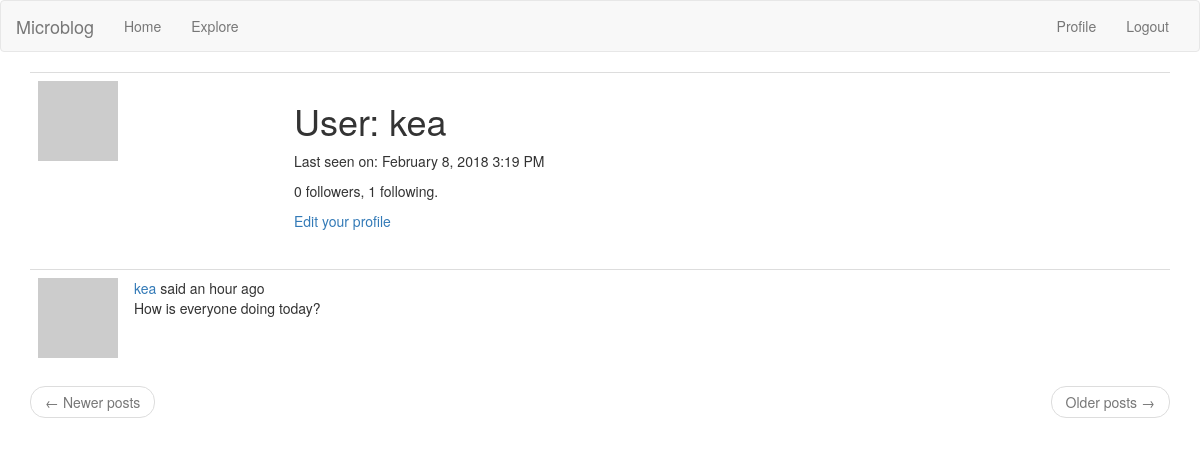
The page /user/kea (signed in) on the database as committed earlier.
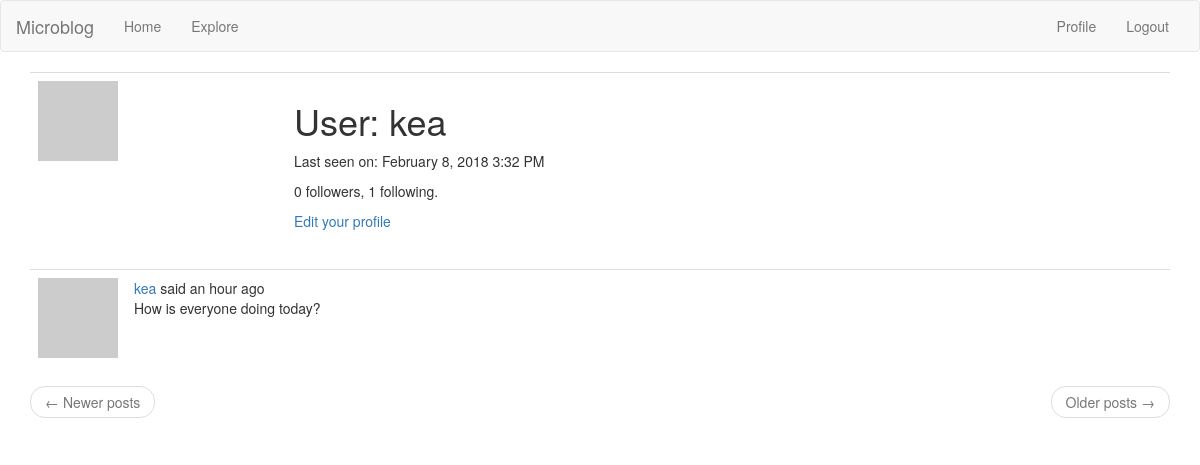
The same page on the database as committed later.
### app/models.py (models this page shows, shortened)
class User(UserMixin, db.Model):
    id = db.Column(db.Integer, primary_key = True)
    username = db.Column(db.String(64), index = True, unique = True)
    email = db.Column(db.String(120), index = True, unique = True)
    password_hash = db.Column(db.String(128))
    posts = db.relationship("Post", backref = "author", lazy = "dynamic")
    about_me = db.Column(db.String(140))
    last_seen = db.Column(db.DateTime, default = datetime.utcnow)
    followed = db.relationship("User", secondary = followers,
    primaryjoin = (followers.c.follower_id == id),
    secondaryjoin = (followers.c.followed_id == id),
    backref = db.backref("followers", lazy = "dynamic"), lazy = "dynamic")
    def avatar(self, size):
        digest = md5(self.email.lower().encode("utf-8")).hexdigest()
        return "https://www.gravatar.com/avatar/{}?d=retro&s={}".format(digest, size)

class Post(db.Model):
    id = db.Column(db.Integer, primary_key = True)
    body = db.Column(db.String(140))
    timestamp = db.Column(db.DateTime, index = True, default = datetime.utcnow)
    user_id = db.Column(db.Integer, db.ForeignKey("user.id"))
    language = db.Column(db.String(5))

### app/routes.py (the view)
@flaskApp.route("/user/<username>")
@login_required
def user(username):
    user = User.query.filter_by(username = username).first_or_404()
    page = request.args.get("page", 1, type = int)
    posts = user.posts.order_by(Post.timestamp.desc()).paginate(page,
        flaskApp.config["POSTS_PER_PAGE"], False)
    next_url = url_for("user", page = posts.next_num, username = username) if posts.has_next else None
    prev_url = url_for("user", page = posts.prev_num, username = username) if posts.has_prev else None
    return render_template("user.html", user = user, posts = posts.items,
        next_url = next_url, prev_url = prev_url)

### app/models.py (called while the page is built)
@login.user_loader
def load_user(id):
    return User.query.get(int(id))

### app/routes.py (called while the page is built)
@flaskApp.before_request
def before_request():
    if current_user.is_authenticated:
        current_user.last_seen = datetime.utcnow()
        db.session.commit()
    g.locale = str(get_locale())

### app/templates/user.html (shortened to what this page needs)
{% extends "base.html" %}
{% block app_content %}
    <table class = "table table-hover">
        <tr>
        <td width = "256px"><img src = "{{ user.avatar(256) }}"</td>
        <td>
            <h1>{{ _("User") }}: {{ user.username }}</h1>
            {% if user.last_seen %}<p>{{ _("Last seen on") }}: {{ moment(user.last_seen).format("LLL") }}</p>{% endif %}
            <p>{{ _("%(count)d followers", count=user.followers.count()) }}, {{ _("%(count)d following.", count=user.followed.count()) }}</p>
            {% if user == current_user %}
            <p><a href = "{{ url_for('edit_profile') }}">{{ _("Edit your profile") }}</a></p>
            {% elif not current_user.is_following(user) %}
            <p><a href = "{{ url_for('follow', username = user.username) }}">{{ _("Follow") }}</a></p>
            {% else %}
            <p><a href = "{{ url_for('unfollow', username = user.username) }}">{{ _("Unfollow") }}</a></p>
            {% endif %}
        </td>
        </tr>
    </table>
    {% for post in posts %}
        {% include "_post.html" %}
    {% endfor %}
    <nav aria-label="...">
        <ul class="pager">
            <li class="previous{% if not prev_url %} disabled{% endif %}">
                <a href="{{ prev_url or '#' }}">
                    <span aria-hidden="true">&larr;</span> {{ _("Newer posts") }}
                </a>
            </li>
            <li class="next{% if not next_url %} disabled{% endif %}">
                <a href="{{ next_url or '#' }}">
                    {{ _("Older posts") }} <span aria-hidden="true">&rarr;</span>
                </a>
            </li>
        </ul>
    </nav>
{% endblock %}

### app/templates/base.html (shortened to what this page needs)
{% extends 'bootstrap/base.html' %}
{% block navbar %}
<nav class="navbar navbar-default">
       <div class="container-fluid">
          <div class="navbar-header">
          <a class="navbar-brand" href="{{ url_for('index') }}">Microblog</a>
      </div>
      <div class="collapse navbar-collapse" id="bs-example-navbar-collapse-1">
        <ul class="nav navbar-nav">
            <li><a href="{{ url_for('index') }}">{{ _("Home") }}</a></li>
            <li><a href="{{ url_for('explore') }}">{{ _("Explore") }}</a></li>
        </ul>
        <ul class="nav navbar-nav navbar-right">
            {% if current_user.is_anonymous %}
            <li><a href= "{{ url_for('login') }}">{{ _("Login") }}</a></li>
            {% else %}
            <li><a href="{{ url_for('user', username = current_user.username) }}">{{ _("Profile") }}</a></li>
            <li><a href= "{{ url_for('logout') }}">{{ _("Logout") }}</a></li>
            {% endif %}
        </ul>
        </div>
    </div>
</nav>
{% endblock %}
{% block content %}
    <div class = "container">
        {% block app_content %} {% endblock %}
    </div>
{% endblock %}

### app/templates/_post.html (shortened to what this page needs)
<table class = "table table-hover">
    <tr>
        <td width = "70px">
            <a href = "{{ url_for('user', username = post.author.username) }}">
                <img src = "{{ post.author.avatar(70) }}">
            </a>
        </td>
        <td>
            {{ _("%(username)s said %(when)s",
                username = user_link, when = moment(post.timestamp).fromNow()) }}
            <br>
            <span id="post{{ post.id }}">{{ post.body }}</span>
        </td>
    </tr>
</table>

Rows that differ between the two databases and show on the page:
changed User "kea": last_seen "February 8, 2018 3:19 PM" → "February 8, 2018 3:32 PM"
